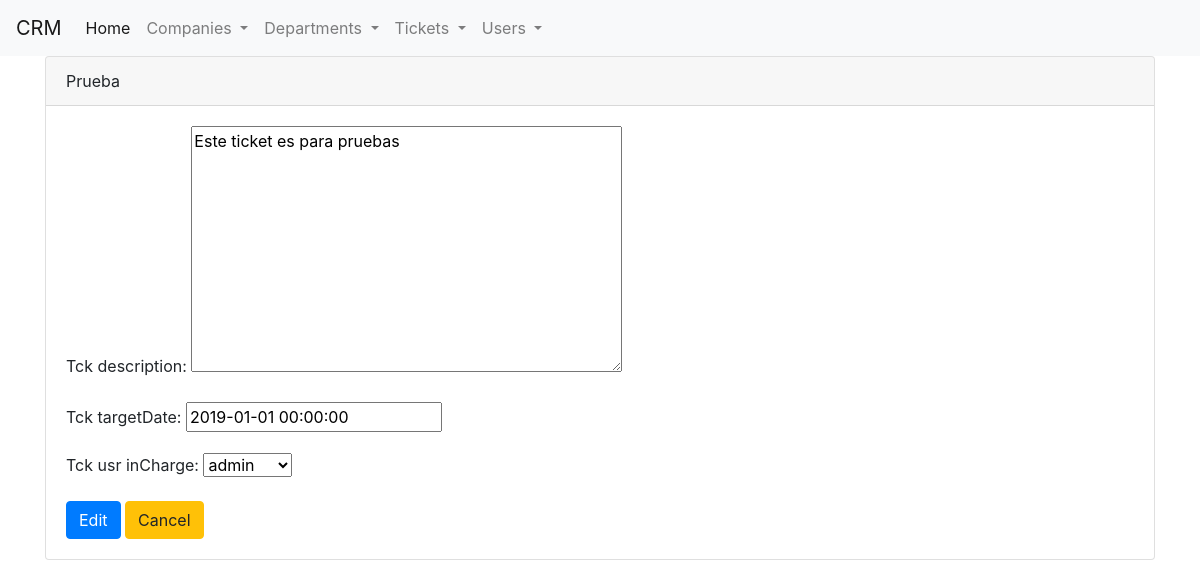
The app's page /Tickets/Edit_Ticket/1 with its own data.
### Tickets/models.py (models this page shows, shortened)
class Tickets(models.Model):
	tck_id = models.AutoField(primary_key=True)
	tck_name = models.CharField(max_length=256, null=False)
	tck_description = models.TextField(max_length=1000, null=False)
	tck_createDate = models.DateTimeField(auto_now_add=True, null=False)
	tck_startDate = models.DateTimeField(null=False)
	tck_targetDate = models.DateTimeField(null=False)
	tck_finishDate = models.DateTimeField(auto_now=True, null=False)
	tck_usr_inCharge = models.ForeignKey(Users, on_delete=models.CASCADE)

### Tickets/views.py (the view)
# urls.py: path('Edit_Ticket/<int:pk>', views.Edit_Ticket.as_view(), name='Edit_Ticket_view'),
class Edit_Ticket(generic.UpdateView):
	template_name = "Tickets/Edit_Ticket.html"
	model = Tickets
	fields = ["tck_description", "tck_targetDate", "tck_usr_inCharge"]
	success_url = "/Tickets"

### Users/models.py (called while the page is built)
	def __str__(self):
		return self.usr_name

### templates/Tickets/Edit_Ticket.html (shortened to what this page needs)
{% extends "base.html" %}
{% block content %}
<div class="card">
  <div class="card-header">
    {{object.tck_name}}
  </div>
  <div class="card-body">
    <form method="post">
		{{ form.as_p }}
		<button class="btn btn-primary">Edit</button>
		<button class="btn btn-warning">Cancel</button>
	</form>
  </div>
</div>
{% endblock %}

### records on screen
Tickets: tck_name "Prueba", tck_description "Este ticket es para pruebas", tck_targetDate "2019-01-01 00:00:00", tck_usr_inCharge "admin"
